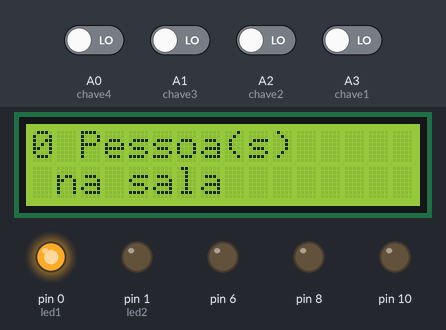
A sketch run on a simulated Arduino Uno, built with avr-gcc and run on an emulated ATmega328P. Shown: 16×2 character LCD, output pins drawn as LEDs (lit = HIGH). The inputs (shaded band) are chosen by the test bench; at power-on: A0 (chave4), A1 (chave3), A2 (chave2), A3 (chave1) LOW.

Above: at 1.2 s.
1.3 s: A0 (chave4) driven HIGH
At 3.2 s:
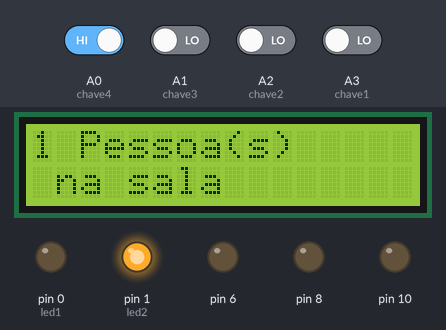
3.5 s: A1 (chave3) driven HIGH
At 5.1 s:
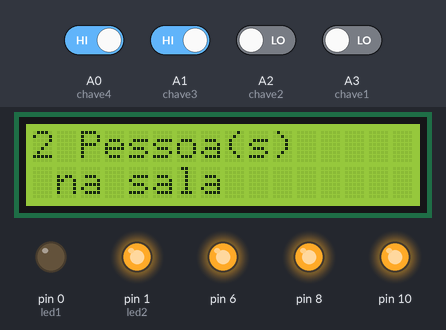
5.6 s: A2 (chave2) driven HIGH
At 7.2 s:
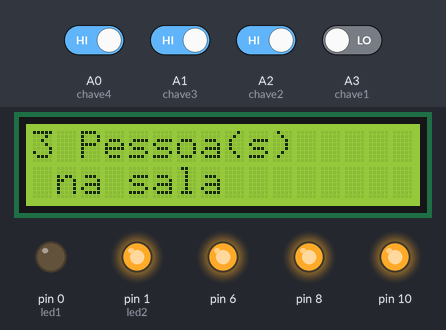
7.8 s: A3 (chave1) driven HIGH
At 9.2 s:
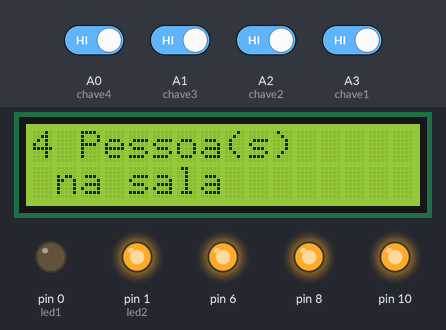
Timing chart, 0 to 10.8 s (numbered marks = the images above; inputs shaded):
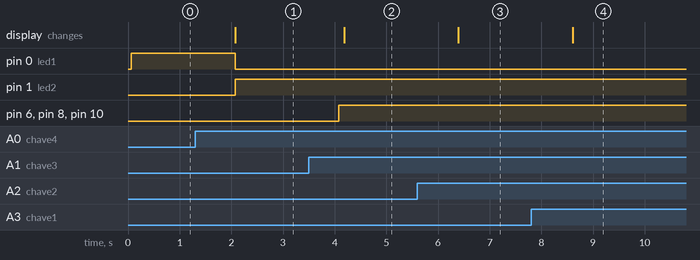

Measured:
- after the input at 1.3 s, pin 0 (led1): HIGH → LOW after 0.77 s; pin 1 (led2): LOW → HIGH after 0.77 s; the display: changes after 0.77 s (image 1)
- after the input at 3.5 s, pin 6, pin 8, pin 10: LOW → HIGH after 0.58 s; the display: changes after 0.68 s (image 2)
- after the input at 5.6 s, the display: changes after 0.79 s (image 3)
- after the input at 7.8 s, the display: changes after 0.80 s (image 4)

The sketch:

4redLedsandLCD.ino
```cpp
#include <LiquidCrystal.h>
LiquidCrystal lcd(12, 11, 5, 4, 3, 2);

int led1 = 0;
int led2 = 1;
int chave1 = A3;
int chave2 = A2;
int chave3 = A1;
int chave4 = A0;


void setup() {

  pinMode(led1, OUTPUT);
  pinMode(led2, OUTPUT);
  pinMode(chave1, INPUT);
  pinMode(chave2, INPUT);
  pinMode(chave3, INPUT);
  pinMode(chave4, INPUT);
  pinMode(1, OUTPUT);
  pinMode(6, OUTPUT);
  pinMode(10, OUTPUT);
  pinMode(8, OUTPUT);
  lcd.begin(16, 2);

}


void loop() {

//contador para o display
int numerodepessoas = 0;

//Se alguma chave for ativada
if (digitalRead(A3)|| digitalRead(A2) || digitalRead(A1) || digitalRead(A0) == 1){
digitalWrite(led1, LOW);
digitalWrite(led2, HIGH);

//Se todas desativadas
  }else{
  digitalWrite(led2, LOW);
  digitalWrite(led1, HIGH);
  }

  //Parâmetros do contador
  if (digitalRead(A3) == 1){
    numerodepessoas++;
  }
  if (digitalRead(A2) == 1){
    numerodepessoas++;
  }
  if (digitalRead(A1) == 1){
    numerodepessoas++;
  }
  if (digitalRead(A0) == 1){
    numerodepessoas++;
  }

  if (numerodepessoas >=2){
   //leds vermelhos
   digitalWrite(6, HIGH);
   digitalWrite(8, HIGH);
   digitalWrite(10, HIGH);
   //leds verdes
   digitalWrite(0, LOW);
   digitalWrite(7, LOW);
   digitalWrite(9, LOW);
   delay(100);

 	}else{
  	//desliga os 3 leds vermelhos
 	 digitalWrite(6, LOW);
  	 digitalWrite(8, LOW);
  	 digitalWrite(10,LOW);
  	}

  //informações para o lcd
  lcd.print(numerodepessoas);
  lcd.print(" Pessoa(s)");
  lcd.setCursor(0, 1);
  lcd.print(" na sala");
  delay(1000);
  lcd.home();
}
```
